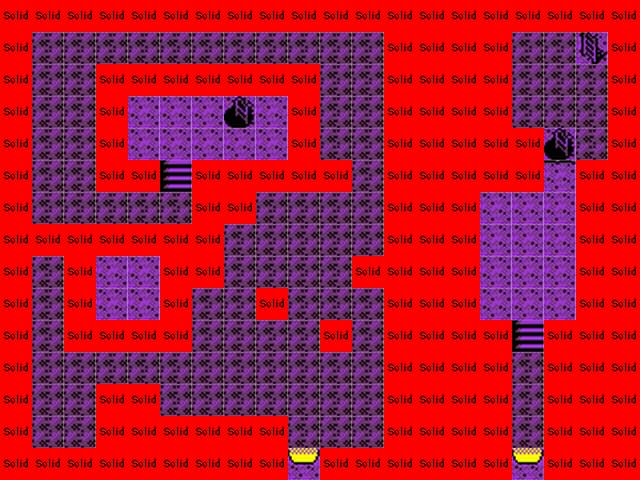

The image is a tile-based game level rendered from a .tmx file. Its description and source (layers, tilesets, objects; grid data summarised) follow:
An orthogonal 20x15 tile map with 32x32 px tiles, 2 tile layers (general, logic), 1 hidden layer not drawn, 3 tilesets.

<map version="1.0" orientation="orthogonal" renderorder="right-down" width="20" height="15" tilewidth="32" tileheight="32" nextobjectid="1">
 <tileset firstgid="1" name="allTiles" tilewidth="32" tileheight="32" spacing="2">
  <image source="tuiles/allTiles.png" width="684" height="776" />
 </tileset>
 <tileset firstgid="441" name="collision" tilewidth="32" tileheight="32" spacing="2">
  <image source="tuiles/collision.png" width="32" height="32" />
 </tileset>
 <tileset firstgid="442" name="exit" tilewidth="32" tileheight="32" spacing="2">
  <image source="tuiles/exit.png" width="32" height="32" />
 </tileset>
 <layer name="general" width="20" height="15">
  <data>[300 cells, 300 non-empty, 19 distinct tile ids]</data>
 </layer>
 <layer name="avantPlan" width="20" height="15" visible="0">
  <data>[300 cells, 0 non-empty, 0 distinct tile ids]</data>
 </layer>
 <layer name="logic" width="20" height="15">
  <data>[300 cells, 173 non-empty, 1 distinct tile ids]</data>
 </layer>
</map>
